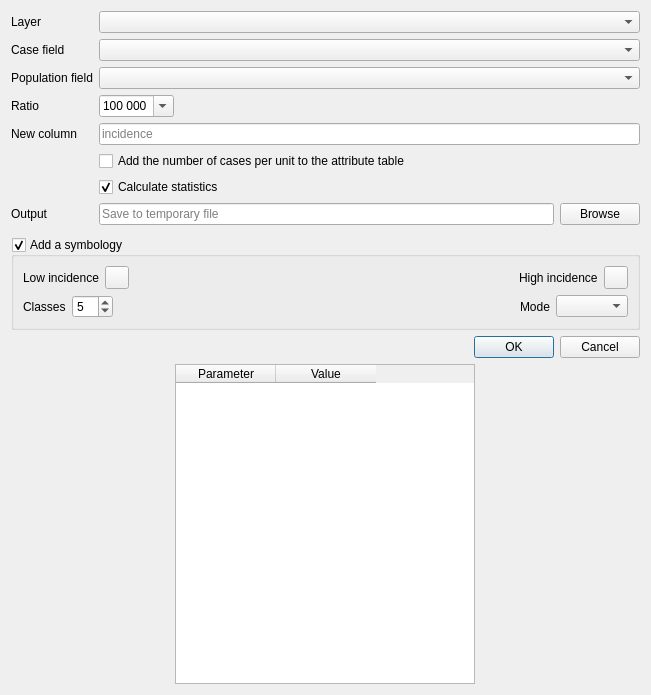
<?xml version="1.0" encoding="UTF-8"?>
<ui version="4.0">
 <class>Incidence</class>
 <widget class="QWidget" name="Incidence">
  <property name="geometry">
   <rect>
    <x>0</x>
    <y>0</y>
    <width>651</width>
    <height>695</height>
   </rect>
  </property>
  <property name="windowTitle">
   <string>Incidence</string>
  </property>
  <layout class="QVBoxLayout" name="verticalLayout">
   <item>
    <layout class="QFormLayout" name="formLayout">
     <property name="fieldGrowthPolicy">
      <enum>QFormLayout::ExpandingFieldsGrow</enum>
     </property>
     <item row="2" column="0">
      <widget class="QLabel" name="label">
       <property name="text">
        <string>Layer</string>
       </property>
      </widget>
     </item>
     <item row="5" column="0">
      <widget class="QLabel" name="label_7">
       <property name="text">
        <string>Population field</string>
       </property>
      </widget>
     </item>
     <item row="6" column="0">
      <widget class="QLabel" name="label_2">
       <property name="text">
        <string>Ratio</string>
       </property>
      </widget>
     </item>
     <item row="6" column="1">
      <widget class="QComboBox" name="cbx_ratio">
       <property name="editable">
        <bool>true</bool>
       </property>
       <property name="currentIndex">
        <number>4</number>
       </property>
       <item>
        <property name="text">
         <string>10</string>
        </property>
       </item>
       <item>
        <property name="text">
         <string>100</string>
        </property>
       </item>
       <item>
        <property name="text">
         <string>1 000</string>
        </property>
       </item>
       <item>
        <property name="text">
         <string>10 000</string>
        </property>
       </item>
       <item>
        <property name="text">
         <string>100 000</string>
        </property>
       </item>
      </widget>
     </item>
     <item row="7" column="0">
      <widget class="QLabel" name="label_3">
       <property name="text">
        <string>New column</string>
       </property>
      </widget>
     </item>
     <item row="7" column="1">
      <widget class="QLineEdit" name="le_new_column">
       <property name="maxLength">
        <number>10</number>
       </property>
       <property name="placeholderText">
        <string>incidence</string>
       </property>
      </widget>
     </item>
     <item row="8" column="1">
      <widget class="QCheckBox" name="checkBox_addNbIntersections">
       <property name="toolTip">
        <string>Add the number of cases per unit to the attribute table</string>
       </property>
       <property name="text">
        <string>Add the number of cases per unit to the attribute table</string>
       </property>
      </widget>
     </item>
     <item row="9" column="1">
      <widget class="QCheckBox" name="checkBox_incidence_runStats">
       <property name="text">
        <string>Calculate statistics</string>
       </property>
       <property name="checked">
        <bool>true</bool>
       </property>
      </widget>
     </item>
     <item row="10" column="0">
      <widget class="QLabel" name="label_8">
       <property name="text">
        <string>Output</string>
       </property>
      </widget>
     </item>
     <item row="10" column="1">
      <layout class="QHBoxLayout" name="horizontalLayout_6">
       <item>
        <widget class="QLineEdit" name="le_output_filepath">
         <property name="placeholderText">
          <string>Save to temporary file</string>
         </property>
        </widget>
       </item>
       <item>
        <widget class="QPushButton" name="button_browse">
         <property name="text">
          <string>Browse</string>
         </property>
        </widget>
       </item>
      </layout>
     </item>
     <item row="11" column="1">
      <layout class="QHBoxLayout" name="horizontalLayout"/>
     </item>
     <item row="3" column="0">
      <widget class="QLabel" name="label_4">
       <property name="text">
        <string>Case field</string>
       </property>
      </widget>
     </item>
     <item row="2" column="1">
      <widget class="QgsMapLayerComboBox" name="cbx_aggregation_layer">
       <property name="sizePolicy">
        <sizepolicy hsizetype="Expanding" vsizetype="Fixed">
         <horstretch>0</horstretch>
         <verstretch>0</verstretch>
        </sizepolicy>
       </property>
      </widget>
     </item>
     <item row="3" column="1">
      <widget class="QgsFieldComboBox" name="cbx_case_field">
       <property name="sizePolicy">
        <sizepolicy hsizetype="Expanding" vsizetype="Fixed">
         <horstretch>0</horstretch>
         <verstretch>0</verstretch>
        </sizepolicy>
       </property>
      </widget>
     </item>
     <item row="5" column="1">
      <widget class="QgsFieldComboBox" name="cbx_population_field">
       <property name="sizePolicy">
        <sizepolicy hsizetype="Expanding" vsizetype="Fixed">
         <horstretch>0</horstretch>
         <verstretch>0</verstretch>
        </sizepolicy>
       </property>
      </widget>
     </item>
    </layout>
   </item>
   <item>
    <widget class="QgsCollapsibleGroupBox" name="symbology">
     <property name="title">
      <string>Add a symbology</string>
     </property>
     <property name="checkable">
      <bool>true</bool>
     </property>
     <property name="collapsed" stdset="0">
      <bool>false</bool>
     </property>
     <layout class="QVBoxLayout" name="verticalLayout_3">
      <item>
       <layout class="QHBoxLayout" name="horizontalLayout_3">
        <item>
         <widget class="QLabel" name="label_9">
          <property name="text">
           <string>Low incidence</string>
          </property>
         </widget>
        </item>
        <item>
         <widget class="QgsColorButtonV2" name="color_low_value">
          <property name="color" stdset="0">
           <color>
            <red>255</red>
            <green>246</green>
            <blue>246</blue>
           </color>
          </property>
         </widget>
        </item>
        <item>
         <spacer name="horizontalSpacer">
          <property name="orientation">
           <enum>Qt::Horizontal</enum>
          </property>
          <property name="sizeHint" stdset="0">
           <size>
            <width>40</width>
            <height>20</height>
           </size>
          </property>
         </spacer>
        </item>
        <item>
         <widget class="QLabel" name="label_10">
          <property name="text">
           <string>High incidence</string>
          </property>
         </widget>
        </item>
        <item>
         <widget class="QgsColorButtonV2" name="color_high_value">
          <property name="color" stdset="0">
           <color>
            <red>202</red>
            <green>33</green>
            <blue>36</blue>
           </color>
          </property>
         </widget>
        </item>
       </layout>
      </item>
      <item>
       <layout class="QHBoxLayout" name="horizontalLayout_4">
        <item>
         <widget class="QLabel" name="label_11">
          <property name="text">
           <string>Classes</string>
          </property>
         </widget>
        </item>
        <item>
         <widget class="QSpinBox" name="spinBox_classes">
          <property name="minimum">
           <number>1</number>
          </property>
          <property name="value">
           <number>5</number>
          </property>
         </widget>
        </item>
        <item>
         <spacer name="horizontalSpacer_2">
          <property name="orientation">
           <enum>Qt::Horizontal</enum>
          </property>
          <property name="sizeHint" stdset="0">
           <size>
            <width>40</width>
            <height>20</height>
           </size>
          </property>
         </spacer>
        </item>
        <item>
         <widget class="QLabel" name="label_12">
          <property name="text">
           <string>Mode</string>
          </property>
         </widget>
        </item>
        <item>
         <widget class="QComboBox" name="cbx_mode"/>
        </item>
       </layout>
      </item>
     </layout>
    </widget>
   </item>
   <item>
    <widget class="QDialogButtonBox" name="button_box_ok">
     <property name="orientation">
      <enum>Qt::Horizontal</enum>
     </property>
     <property name="standardButtons">
      <set>QDialogButtonBox::Cancel|QDialogButtonBox::Ok</set>
     </property>
    </widget>
   </item>
   <item>
    <layout class="QHBoxLayout" name="horizontalLayout_2">
     <item>
      <widget class="QTableWidget" name="tableWidget">
       <property name="minimumSize">
        <size>
         <width>200</width>
         <height>0</height>
        </size>
       </property>
       <property name="maximumSize">
        <size>
         <width>300</width>
         <height>16777215</height>
        </size>
       </property>
       <property name="verticalScrollBarPolicy">
        <enum>Qt::ScrollBarAsNeeded</enum>
       </property>
       <property name="horizontalScrollBarPolicy">
        <enum>Qt::ScrollBarAlwaysOff</enum>
       </property>
       <attribute name="verticalHeaderVisible">
        <bool>false</bool>
       </attribute>
       <column>
        <property name="text">
         <string>Parameter</string>
        </property>
       </column>
       <column>
        <property name="text">
         <string>Value</string>
        </property>
       </column>
      </widget>
     </item>
     <item>
      <layout class="QVBoxLayout" name="layout_plot"/>
     </item>
    </layout>
   </item>
  </layout>
 </widget>
 <customwidgets>
  <customwidget>
   <class>QgsCollapsibleGroupBox</class>
   <extends>QGroupBox</extends>
   <header>qgis.gui</header>
   <container>1</container>
  </customwidget>
  <customwidget>
   <class>QgsColorButtonV2</class>
   <extends>QToolButton</extends>
   <header>qgis.gui</header>
  </customwidget>
  <customwidget>
   <class>QgsFieldComboBox</class>
   <extends>QComboBox</extends>
   <header>qgis.gui</header>
  </customwidget>
  <customwidget>
   <class>QgsMapLayerComboBox</class>
   <extends>QComboBox</extends>
   <header>qgis.gui</header>
  </customwidget>
 </customwidgets>
 <resources/>
 <connections>
  <connection>
   <sender>cbx_aggregation_layer</sender>
   <signal>layerChanged(QgsMapLayer*)</signal>
   <receiver>cbx_case_field</receiver>
   <slot>setLayer(QgsMapLayer*)</slot>
   <hints>
    <hint type="sourcelabel">
     <x>390</x>
     <y>27</y>
    </hint>
    <hint type="destinationlabel">
     <x>390</x>
     <y>61</y>
    </hint>
   </hints>
  </connection>
  <connection>
   <sender>cbx_aggregation_layer</sender>
   <signal>layerChanged(QgsMapLayer*)</signal>
   <receiver>cbx_population_field</receiver>
   <slot>setLayer(QgsMapLayer*)</slot>
   <hints>
    <hint type="sourcelabel">
     <x>390</x>
     <y>27</y>
    </hint>
    <hint type="destinationlabel">
     <x>390</x>
     <y>99</y>
    </hint>
   </hints>
  </connection>
 </connections>
</ui>
